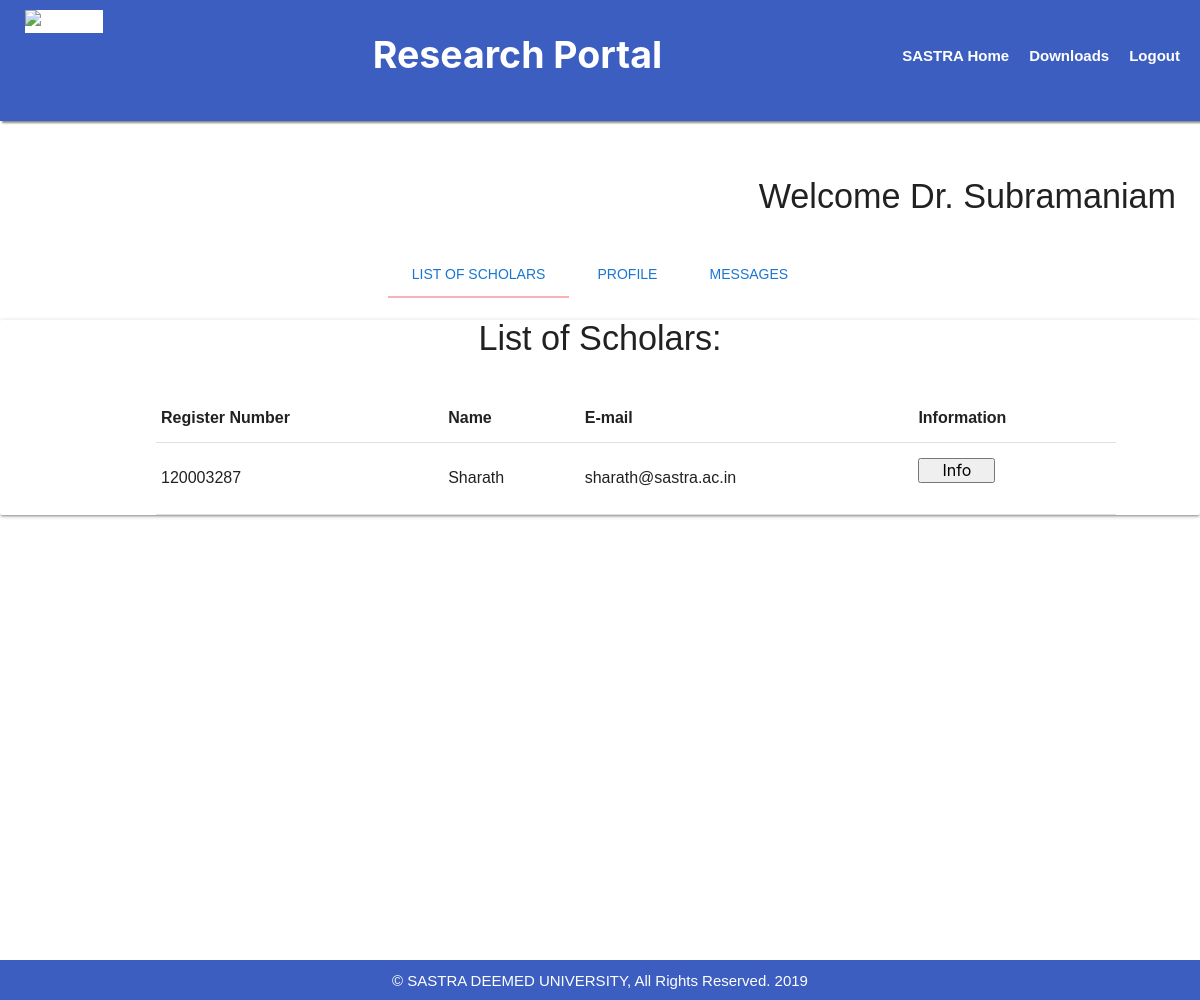
The app's page /supervisor1 (signed in) with its own data.
### Research/models.py (models this page shows)
class Su_Personal_Det(models.Model):
   supervisor=models.OneToOneField(Supervisor)
   name=models.CharField(max_length=50)
   phno=models.PositiveIntegerField()
   email=models.EmailField()
   pemail=models.EmailField()
   sex=models.CharField(max_length=10)
   school=models.CharField(max_length=30)
   aoi=models.CharField(max_length=500)
   institution=models.CharField(max_length=500)
   designation=models.CharField(max_length=300)

class Personal_Det(models.Model):
   name=models.CharField(max_length=50)
   scholar=models.OneToOneField(Scholar)
   email=models.EmailField()
   pemail=models.EmailField()
   category=models.CharField(max_length=10)
   school=models.CharField(max_length=30)
   phno=models.CharField(max_length=11)
   retitle=models.CharField(max_length=500)
   typet=models.CharField(max_length=30)
   regdate=models.CharField(max_length=10)
   sex=models.CharField(max_length=10)
   dob=models.CharField(max_length=10)
   supervisor=models.ForeignKey(Supervisor)
   institution=models.CharField(max_length=500)
   institution_ad=models.CharField(max_length=500)

class Scholar(models.Model):
   regno=models.CharField(max_length=17,primary_key=True)
   password=models.CharField(max_length=30)
   approved=models.BooleanField(default=False)

### Research/views.py (the view)
# urls.py: url(r'^supervisor1',supervisor1),
def supervisor1(request):
  if request.session.has_key('mid') or request.session.has_key('regno'):
     logg="Logout"
  else:
     logg="Login"
  if request.session.has_key('stored'):
     del request.session['stored']
  mid=request.session['mid']
  unread=0
  dbMessages=Message.objects.filter(supervisorText__mid=mid)
  for message in dbMessages:
    if message.schunread==True:
      unread=unread+1
  dbP=Su_Personal_Det.objects.get(supervisor__mid=mid)
  dbPu=Publications.objects.filter(supervisors__mid=mid).values()
  dbSch=Personal_Det.objects.filter(supervisor__mid=mid)
  if unread==0:
    unread=""
  return render(request,"supervisor1.html",{"logg":logg,"pubs":dbPu,"sch":dbSch,"name":dbP.name,"email":dbP.email,"sex":dbP.sex,"school":dbP.school,"mid":dbP.supervisor.mid,"aoi":dbP.aoi,"dbMessages":dbMessages,"unread":unread})

### Templates/supervisor1.html (shortened to what this page needs)
{%load static%}
<html>
<head>
	<link rel="stylesheet" href="https://cdnjs.cloudflare.com/ajax/libs/materialize/1.0.0/css/materialize.min.css">
	<link rel="stylesheet" href="{%static 'header.css' %}">
	<link rel="stylesheet" href="{% static 'supervisor.css' %}">
	<link rel="stylesheet" href="https://use.fontawesome.com/releases/v5.6.3/css/all.css">
</head>
<body oncontextmenu="return false" >
		<div id="navbar">
				<a href="/logq" class="buttons">{{logg}}</a>
				<a href="javascript:void(0)" class="buttons">Downloads</a>
					<a href="http://www.sastra.edu" class="buttons">SASTRA Home</a>
					<p class="main">Research Portal</p>
				<a href="http://www.sastra.edu" class="brand-logo"><div class="logo2"><img src="https://www.sastra.edu/images/sastra/SASTRA_DEEMED_NEW_1.png" alt="SASTRA" /></div></a>
		</div>
							<h4><p class="welcome">Welcome Dr. {{name}}</p></h4>
							<center><div class="hold">
									<div class="holding s-12">
										<ul class="tabs">
											<li class="tab"><a class="tabbed" href="#scholars"> <span class="blue-text text-darken-2">List of Scholars</span></a></li>
											<li class="tab"><a class="tabbed" href="#profile"> <span class="blue-text text-darken-2">Profile</span></a></li>
											<li class="tab"><a class="tabbed" href="#messages"> <span class="blue-text text-darken-2">Messages</span></a></li>
										</ul>
									</div>
								</div></center>
                      <div id="scholars">
						  <div class="card">
					  <h4><center>List of Scholars: </center></h4>
					  <br>
						<table>
							<tr>
								<th>Register Number</th>
								<th>Name</th>
								<th>E-mail</th>
								<th>Information</th>
				      </tr>
            {%for s in sch%}
						<tr>
							<td >{{s.scholar.regno}}</td>
							<td >{{s.name}}</td>
							<td >{{s.email}}</td>
							<td>
								<form method="POST" action="http://127.0.0.1:8000/storesch/">
									<input style="width:40%" type="submit" name="Info" value="Info">
								</form>
							</td>
						</tr>
						{%endfor%}
					</table>
				</div>
				</div>
	<br><br><br><br><br><br><br><br><br><br><br>
	<div class="footer">
			<p class="footer-text">&copy; SASTRA DEEMED UNIVERSITY, All Rights Reserved. 2019</p>
		</div>
</body>
</html>

### static/header.css (style rules this page uses)
.footer-text { padding-top: 10px; }
@media only screen and (min-width: 768px) { #navbar { background-color: #3C5EC1; overflow: hidden; box-shadow: 2px 2px 2px #888888; position: -webkit-sticky; position: sticky; top: 0; padding-bottom: 0px; } }
@media only screen and (min-width: 768px) { #navbar a { float: right; display: block; color: white; font-weight: bold; text-align: center; text-decoration: none; } }
@media only screen and (min-width: 768px) { .buttons { margin-top: 45px; padding-right: 20px; } }
@media only screen and (min-width: 768px) { .main { float: right; margin-top: 27px; color: white; font-family: -apple-system, BlinkMacSystemFont, 'Segoe UI', Roboto, Oxygen, Ubuntu, Cantarell, 'Open Sans', 'Helvetica Neue', sans-serif; font-weight: bold; font-size: 2.5em; } }
@media only screen and (min-width: 768px) { .brand-logo { margin-top: 10px; float: left; margin-left:25; background-color:white; position: absolute; } }

### Templates/supervisor1.html (style rules this page uses)
body { font-family: Arial; }
.welcome { float:right; margin-right: 2%; }
.footer { width:100%; background-color: #3C5EC1; color:white; height: 5%; text-align: center; z-index: 999; }
.main { margin-right: 20%; }
table { width: 80%; margin-left: 13%; }

### records on screen
Su_Personal_Det: name "Subramaniam"
Personal_Det: scholar.regno "120003287", name "Sharath", email "sharath@sastra.ac.in"

### other values on screen
{{ logg }} "Logout"
